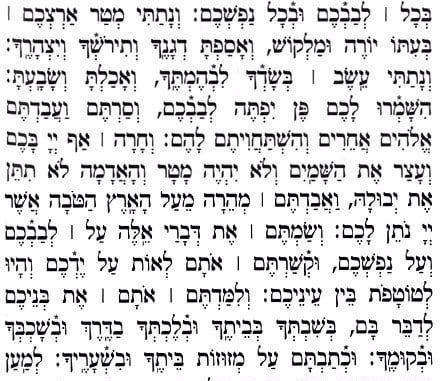
#> input picture Demarcation/img.PNG, 443 x 381 px
$ python UnDemarcate.py img.PNG out.png out.png
#> lines starting #> are read from the running program, lines starting #| are printed output that depends on the picture; after the words box and inside, x2 and y2 are one past the last pixel; in counts of white or black regions, pixels touching at a corner belong together
import cv2
from matplotlib import pyplot as plt
import numpy as np
import sys
def build_struct(h,w):
    if(h<=1 or w<=1):
        h=3
        w=1
    return np.ones((h,w))

def zero_pad(img,struct_elm):
    img_height=img.shape[0]
    img_width=img.shape[1]
    kernel_height=struct_elm.shape[0]
    kernel_width=struct_elm.shape[1]
    row=kernel_height//2
    col=kernel_width//2
    padded=np.zeros((img_height+2*(kernel_height//2),img_width+2*(kernel_width//2)),dtype=np.uint8)
    padded[row:row+img_height,col:col+img_width]=img
    return padded

def display_image(title,img):
    cv2.imshow(title,img)
    cv2.waitKey()
    cv2.destroyAllWindows()

def fit(struct_elm,img_part): #for erosion
    sum=0
    output=0
    size=struct_elm.shape[0]*struct_elm.shape[1]
    for i in range (struct_elm.shape[0]):
        for j in range(struct_elm.shape[1]):
            sum=sum+(struct_elm[i,j])*(img_part[i,j])
    sum=sum/255
    if(sum==size):
        output=1
    return output

def hit(struct_elm,img_part):
    sum=0
    output=0
    for i in range (struct_elm.shape[0]):
        for j in range(struct_elm.shape[1]):
            sum=sum+(struct_elm[i,j])*(img_part[i,j])
    if(sum>0):
        output= 1
    return output

def convolute(struct_elm,img,opp):
    output=np.zeros(img.shape)
    padded=zero_pad(img,struct_elm)
    for j in range (img.shape[1]):
        for i in range(img.shape[0]):
            img_part=padded[i:i+struct_elm.shape[0],j:j+struct_elm.shape[1]]
            output[i,j]=opp(struct_elm,img_part)
    return output

def erosion(struct_elm,img):
    img=convolute(struct_elm,img,fit)
    return img

def dilation(struct_elm,img):
    img=convolute(struct_elm,img,hit)
    return img

def reverse(img):
    return 1-img


#MAIN PART
src=sys.argv[1]
if(len(sys.argv)>2):
    output_flag=sys.argv[2]
    output_file=sys.argv[3]
img=cv2.imread(src)
#> img is the input picture: shape (381, 443, 3); mean B, G, R 218.5, 216.7, 218.1
img=cv2.cvtColor(img,cv2.COLOR_BGR2GRAY)
#> img: shape (381, 443)
display_image('Original',img)
_,img=cv2.threshold(img,127,255,cv2.THRESH_BINARY_INV)
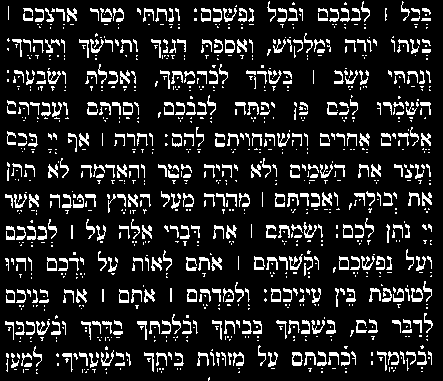
#> img: shape (381, 443); 13.7% white in thin lines or dots
contours,_=cv2.findContours(img,cv2.RETR_EXTERNAL,cv2.CHAIN_APPROX_SIMPLE)
#> contours = 1107 contours, 831 with area under 20; largest, box (x1, y1, x2, y2) and area: (292, 352, 303, 366) 113, (254, 256, 265, 270) 106, (119, 289, 129, 303) 105, (271, 288, 281, 302) 105, (339, 256, 349, 270) 105
max_size=0
dev=0
max_height=0
max_width=0
for contour in contours:
    _,_,width,height=cv2.boundingRect(contour)
    if(max_height<height):
        max_height=height
    if(max_width<width):
        max_width=width
#> this loop made 1107 passes
#> (contour, width, height, max_height, max_width) on pass 1: ([[209, 377], [208, 378], [208, 380], [209, 379]], 2, 4, 4, 2)
#> (contour, width, height, max_height) on pass 35: ([[389, 367], [389, 371]], 1, 5, 5)
#> after the loop, max_height = 21; max_width = 14
min_size=max_height*max_width
#> min_size = 294
se_h=1
se_w=1
for contour in contours:
    _,_,width,height=cv2.boundingRect(contour)
    if(width/max_width<0.9 and height/max_height<0.5):
        area=cv2.contourArea(contour)
        if(min_size>area):
            min_size=area
            se_h=height
            se_w=width
#> this loop made 1107 passes
#> (width, height, area) on pass 42: (8, 9, 20)
#> (width, height) on passes 43, 44, 54, 56, 58: (2, 13), (3, 13), (9, 15), (11, 19), (11, 13)
#> after the loop, min_size = 0; se_h = 2; se_w = 1
struct_elm=build_struct(se_h,se_w)
#> struct_elm = [1, 1, 1]
img=erosion(struct_elm,img)
#> in zero_pad, `padded[row:row+img_height,col:col+img_width]=img`:
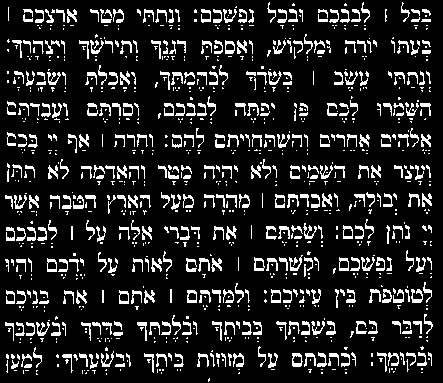
#> padded: shape (383, 443); 13.6% white in thin lines or dots
#> after the loop in convolute, `for j in range (img.shape[1]):`:
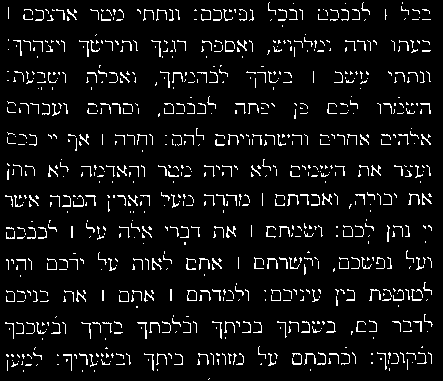
#> output: shape (381, 443) float64; values 0 (black) and 1 (white), 6.5% white in thin lines or dots
img=reverse(img)
#> in reverse, `return 1-img`: returned value: shape (381, 443) float64; values 0 (black) and 1 (white), 93.5% white; black in thin lines or dots
img=img*255
#> img: shape (381, 443) float64; 93.5% white; black in thin lines or dots
_,img=cv2.threshold(img,127,255,cv2.THRESH_BINARY_INV)
#> img: shape (381, 443) float64; 6.5% white in thin lines or dots
cleanup_se=np.ones((1,1))
img=erosion(cleanup_se,img)
#> in zero_pad (call 2), `padded[row:row+img_height,col:col+img_width]=img`: padded: shape (381, 443); 6.5% white in thin lines or dots
img=dilation(struct_elm,img)
#> in zero_pad (call 3), `padded[row:row+img_height,col:col+img_width]=img`:
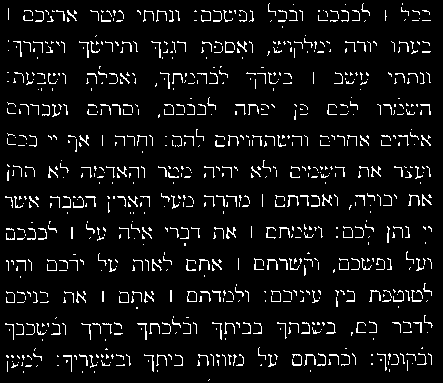
#> padded: shape (383, 443); values 0 (black) and 1 (white), 6.5% white in thin lines or dots
#> after the loop in convolute (call 3), `for j in range (img.shape[1]):`:
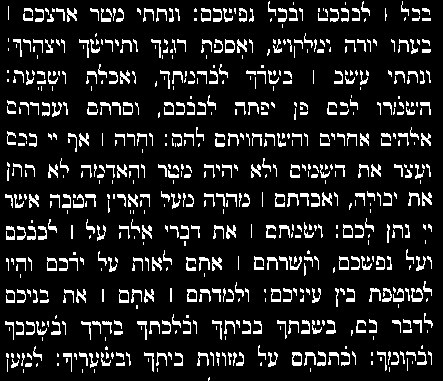
#> output: shape (381, 443) float64; values 0 (black) and 1 (white), 12.2% white in thin lines or dots
img=reverse(img)
#> in reverse (call 2), `return 1-img`: returned value: shape (381, 443) float64; values 0 (black) and 1 (white), 87.8% white; black in thin lines or dots
display_image('UnDemarcated',img)
if(len(sys.argv)>2):
    cv2.imwrite(output_file,img*255)
